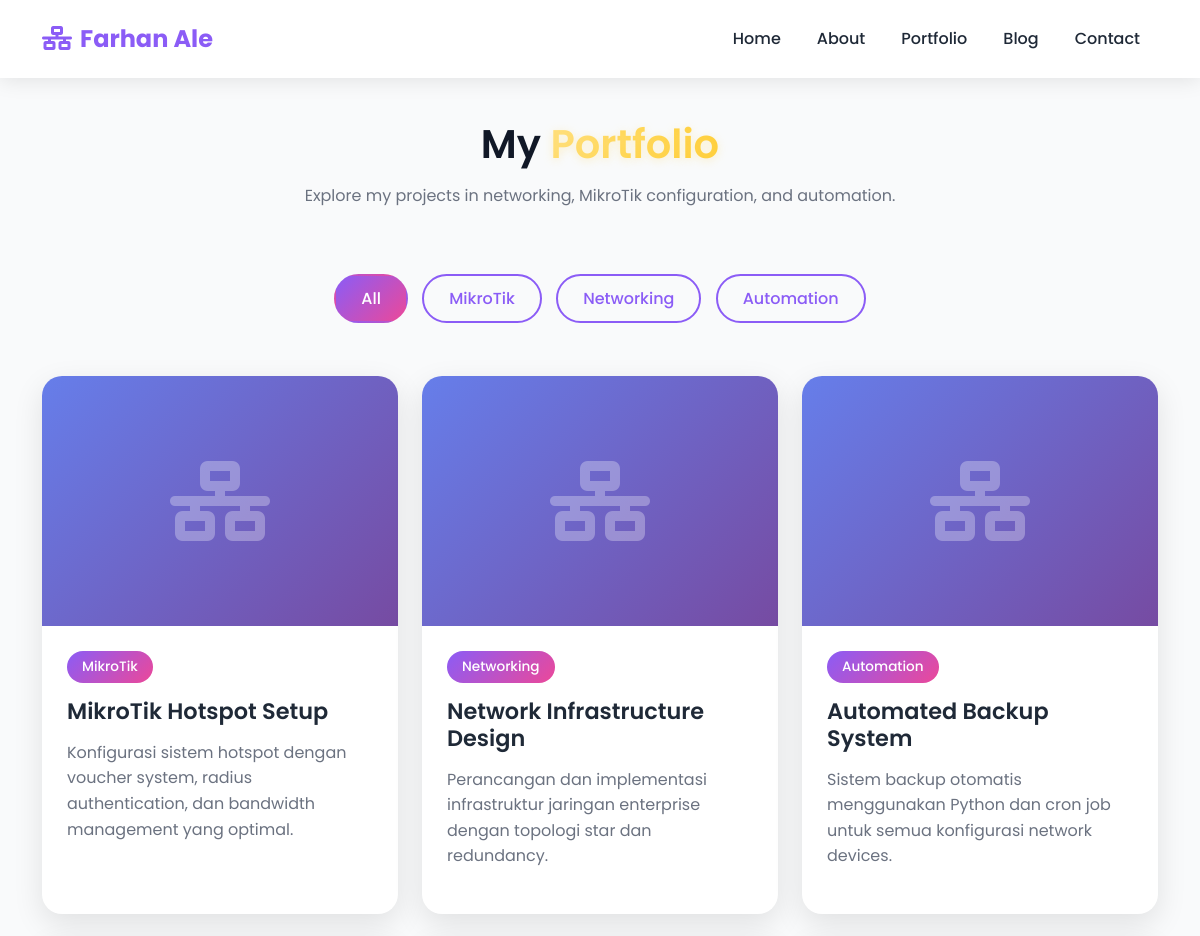
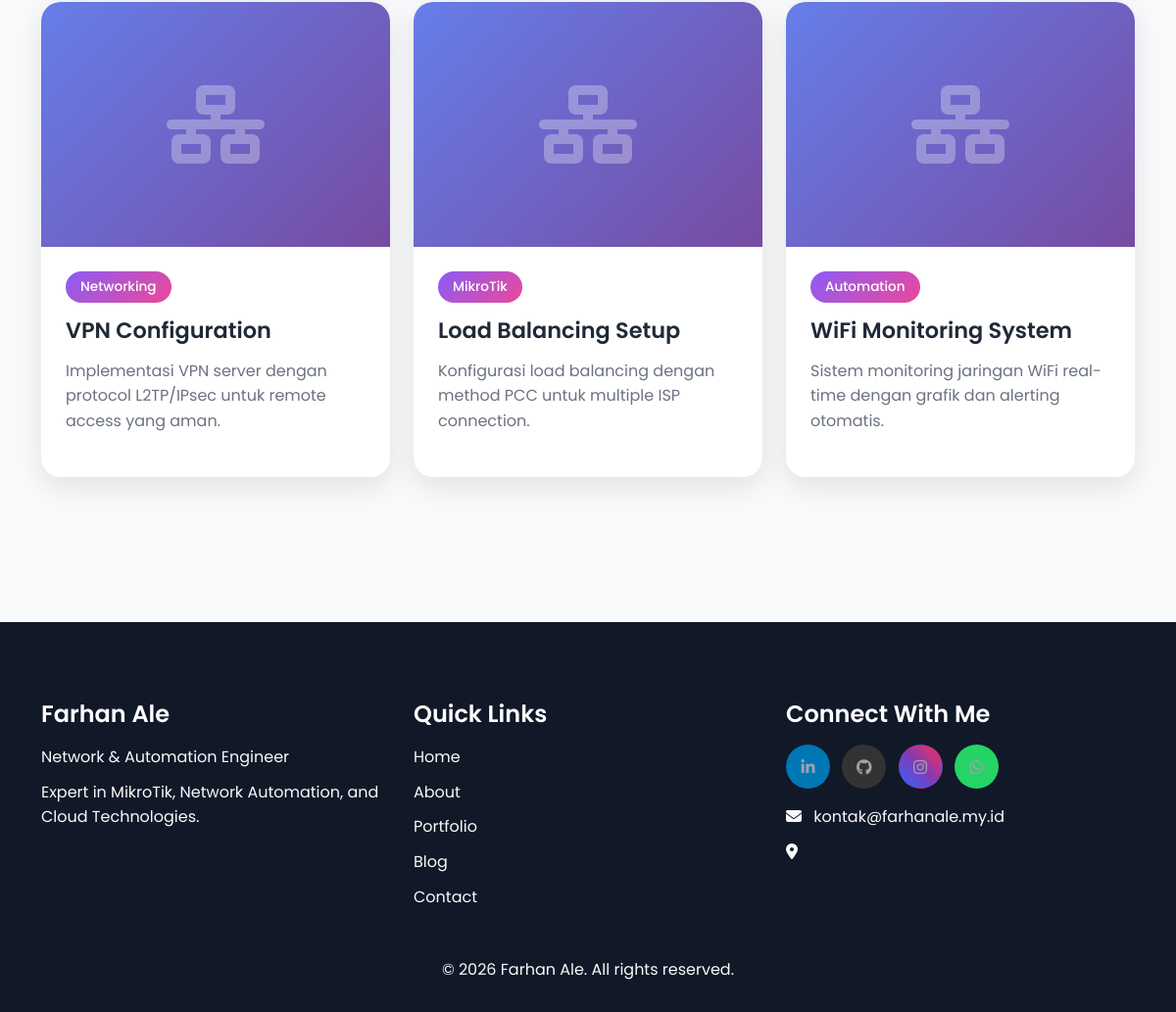
Screenshot of /portfolio.php with the database file from the repository (2 pictures, top to bottom).
### tables this page shows
CREATE TABLE portfolio (
    id INT PRIMARY KEY AUTO_INCREMENT,
    title VARCHAR(100) NOT NULL,
    description TEXT,
    image VARCHAR(255),
    category VARCHAR(50),
    project_url VARCHAR(255),
    created_at TIMESTAMP DEFAULT CURRENT_TIMESTAMP
);

CREATE TABLE settings (
    id INT PRIMARY KEY AUTO_INCREMENT,
    setting_key VARCHAR(50) UNIQUE NOT NULL,
    setting_value TEXT
);

### includes/functions.php (called while the page is built, shortened)
<?php
function getSetting($key) {
    global $pdo;
    $stmt = $pdo->prepare("SELECT setting_value FROM settings WHERE setting_key = ?");
    $stmt->execute([$key]);
    $result = $stmt->fetch();
    return $result ? $result['setting_value'] : '';
}

### portfolio.php (the view, shortened to what this page needs)
<?php
require_once 'includes/config.php';
require_once 'includes/functions.php';
$portfolio = $pdo->query("SELECT * FROM portfolio ORDER BY created_at DESC")->fetchAll();
$categories = $pdo->query("SELECT DISTINCT category FROM portfolio")->fetchAll(PDO::FETCH_COLUMN);
include 'includes/header.php';
?>
<div class="section-padding" style="padding-top: 120px;">
    <div class="container">
        <div class="section-title" data-aos="fade-up">
            <h2>My <span class="gradient-text">Portfolio</span></h2>
            <p>Explore my projects in networking, MikroTik configuration, and automation.</p>
        </div>
        <div class="text-center mb-5" data-aos="fade-up">
            <button class="filter-btn active" data-filter="all">All</button>
            <?php foreach ($categories as $category): ?>
            <button class="filter-btn" data-filter="<?php echo htmlspecialchars($category); ?>"><?php echo htmlspecialchars($category); ?></button>
            <?php endforeach; ?>
        </div>
        <div class="row g-4">
            <?php foreach ($portfolio as $project): ?>
            <div class="col-md-4" data-aos="fade-up">
                <div class="portfolio-card" data-category="<?php echo htmlspecialchars($project['category']); ?>">
                    <div class="portfolio-image">
                        <i class="fas fa-network-wired"></i>
                    </div>
                    <div class="portfolio-content">
                        <span class="portfolio-category"><?php echo htmlspecialchars($project['category']); ?></span>
                        <h3 class="portfolio-title"><?php echo htmlspecialchars($project['title']); ?></h3>
                        <p class="portfolio-description"><?php echo htmlspecialchars($project['description']); ?></p>
                    </div>
                </div>
            </div>
            <?php endforeach; ?>
        </div>
    </div>
</div>
<?php include 'includes/footer.php'; ?>

### includes/footer.php (shortened to what this page needs)
    <footer class="footer mt-5">
        <div class="container">
            <div class="row">
                <div class="col-md-4">
                    <h4 class="text-white mb-3">Farhan Ale</h4>
                    <p class="text-light">Network & Automation Engineer</p>
                    <p class="text-light">Expert in MikroTik, Network Automation, and Cloud Technologies.</p>
                </div>
                <div class="col-md-4">
                    <h4 class="text-white mb-3">Quick Links</h4>
                    <ul class="list-unstyled">
                        <li><a href="index.php" class="text-light">Home</a></li>
                        <li><a href="about.php" class="text-light">About</a></li>
                        <li><a href="portfolio.php" class="text-light">Portfolio</a></li>
                        <li><a href="blog.php" class="text-light">Blog</a></li>
                        <li><a href="contact.php" class="text-light">Contact</a></li>
                    </ul>
                </div>
                <div class="col-md-4">
                    <h4 class="text-white mb-3">Connect With Me</h4>
                    <div class="social-links">
                        <a href="<?php echo getSetting('linkedin'); ?>" target="_blank" class="btn btn-social btn-linkedin me-2">
                            <i class="fab fa-linkedin-in"></i>
                        </a>
                        <a href="<?php echo getSetting('github'); ?>" target="_blank" class="btn btn-social btn-github me-2">
                            <i class="fab fa-github"></i>
                        </a>
                        <a href="<?php echo getSetting('instagram'); ?>" target="_blank" class="btn btn-social btn-instagram me-2">
                            <i class="fab fa-instagram"></i>
                        </a>
                        <a href="https://wa.me/<?php echo getSetting('whatsapp'); ?>" target="_blank" class="btn btn-social btn-whatsapp">
                            <i class="fab fa-whatsapp"></i>
                        </a>
                    </div>
                    <p class="text-light mt-3">
                        <i class="fas fa-envelope me-2"></i>
                        <?php echo getSetting('contact_email'); ?>
                    </p>
                    <p class="text-light">
                        <i class="fas fa-map-marker-alt me-2"></i>
                    </p>
                </div>
            </div>
            <hr class="bg-light">
            <div class="row">
                <div class="col-md-12 text-center">
                    <p class="text-light mb-0">&copy; <?php echo date('Y'); ?> Farhan Ale. All rights reserved.</p>
                </div>
            </div>
        </div>
    </footer>
</body>
</html>

### assets/css/style.css (style rules this page uses)
:root { --primary: #8B5CF6; --secondary: #EC4899; --accent: #F59E0B; --dark: #1F2937; --darker: #111827; --light: #F9FAFB; --white: #FFFFFF; --gradient: linear-gradient(135deg, var(--primary) 0%, var(--secondary) 100%); --gradient-overlay: linear-gradient(135deg, rgba(139, 92, 246, 0.9) 0%, rgba(236, 72, 153, 0.9) 100%); }
* { margin: 0; padding: 0; box-sizing: border-box; }
body { font-family: 'Poppins', sans-serif; background-color: var(--light); color: var(--dark); line-height: 1.6; overflow-x: hidden; }
h1, h2, h3, h4, h5, h6 { font-weight: 600; color: var(--darker); }
a { text-decoration: none; transition: all 0.3s ease; }
.gradient-text { color: #FFD54F; background: linear-gradient(135deg, #FFE082 0%, #FFD54F 50%, #FFCA28 100%); -webkit-background-clip: text; -webkit-text-fill-color: transparent; background-clip: text; text-shadow: 0 2px 10px rgba(255, 224, 130, 0.4); }
.section-padding { padding: 100px 0; }
.section-title { text-align: center; margin-bottom: 60px; }
.section-title h2 { font-size: 2.5rem; margin-bottom: 15px; }
.section-title p { color: #6B7280; max-width: 600px; margin: 0 auto; }
.portfolio-card { background: var(--white); border-radius: 20px; overflow: hidden; box-shadow: 0 10px 30px rgba(0, 0, 0, 0.1); transition: all 0.3s ease; height: 100%; }
.portfolio-image { position: relative; overflow: hidden; height: 250px; background: linear-gradient(135deg, #667eea 0%, #764ba2 100%); display: flex; align-items: center; justify-content: center; }
.portfolio-image::before { content: ''; position: absolute; top: 0; left: 0; width: 100%; height: 100%; background: var(--gradient-overlay); opacity: 0; transition: all 0.3s ease; }
.portfolio-image i { font-size: 5rem; color: rgba(255, 255, 255, 0.3); transition: all 0.3s ease; }
.portfolio-content { padding: 25px; }
.portfolio-category { display: inline-block; padding: 5px 15px; background: var(--gradient); color: var(--white); border-radius: 50px; font-size: 0.85rem; font-weight: 500; margin-bottom: 15px; }
.portfolio-title { font-size: 1.4rem; font-weight: 600; margin-bottom: 15px; color: var(--dark); }
.portfolio-description { color: #6B7280; margin-bottom: 20px; line-height: 1.6; }
.footer { background: var(--darker); padding: 80px 0 30px; }
.footer h4 { color: var(--white); margin-bottom: 20px; }
.footer p { color: #9CA3AF; margin-bottom: 10px; }
.footer ul li { margin-bottom: 10px; }
.footer a { color: #9CA3AF; }
.btn-social { width: 45px; height: 45px; border-radius: 50%; display: inline-flex; align-items: center; justify-content: center; color: var(--white); transition: all 0.3s ease; }
.btn-linkedin { background: #0077B5; }
.btn-github { background: #333; }
.btn-instagram { background: linear-gradient(45deg, #405DE6, #5851DB, #833AB4, #C13584, #E1306C); }
.btn-whatsapp { background: #25D366; }
.filter-btn { background: transparent; border: 2px solid var(--primary); color: var(--primary); padding: 10px 25px; border-radius: 50px; font-weight: 500; margin: 5px; transition: all 0.3s ease; }
.filter-btn:hover, .filter-btn.active { background: var(--gradient); color: var(--white); border-color: transparent; }

### rows the page displays
portfolio: category "MikroTik", title "MikroTik Hotspot Setup", description "Konfigurasi sistem hotspot dengan voucher system, radius authentication, dan bandwidth management yang optimal."
portfolio: category "Networking", title "Network Infrastructure Design", description "Perancangan dan implementasi infrastruktur jaringan enterprise dengan topologi star dan redundancy."
portfolio: category "Automation", title "Automated Backup System", description "Sistem backup otomatis menggunakan Python dan cron job untuk semua konfigurasi network devices."
portfolio: category "Networking", title "VPN Configuration", description "Implementasi VPN server dengan protocol L2TP/IPsec untuk remote access yang aman."
portfolio: category "MikroTik", title "Load Balancing Setup", description "Konfigurasi load balancing dengan method PCC untuk multiple ISP connection."
portfolio: category "Automation", title "WiFi Monitoring System", description "Sistem monitoring jaringan WiFi real-time dengan grafik dan alerting otomatis."
settings: setting_value "kontak@farhanale.my.id"

### other values shown
$category "MikroTik"
$category "Networking"
$category "Automation"
